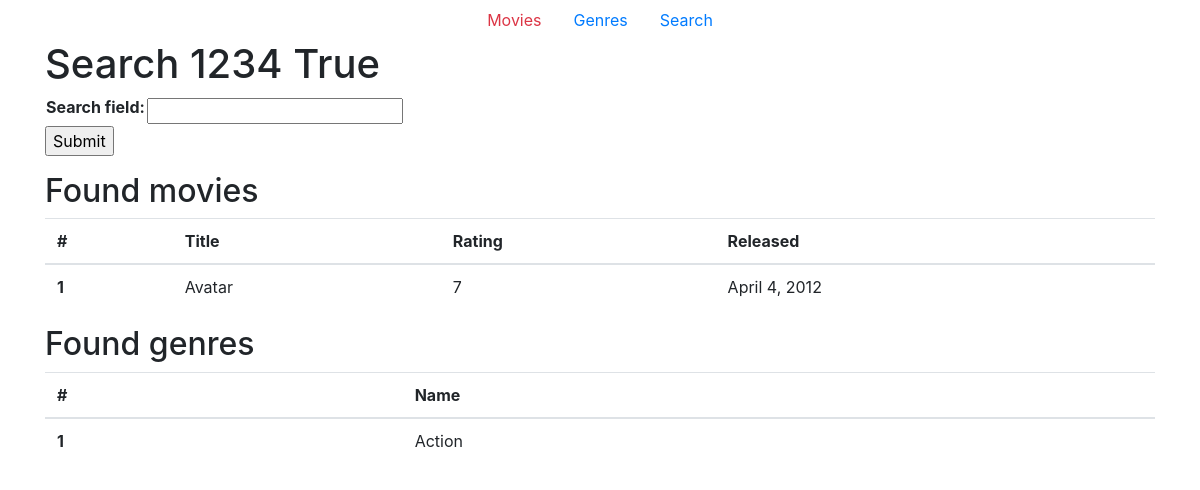
Page /search (signed in) on the earlier database version.
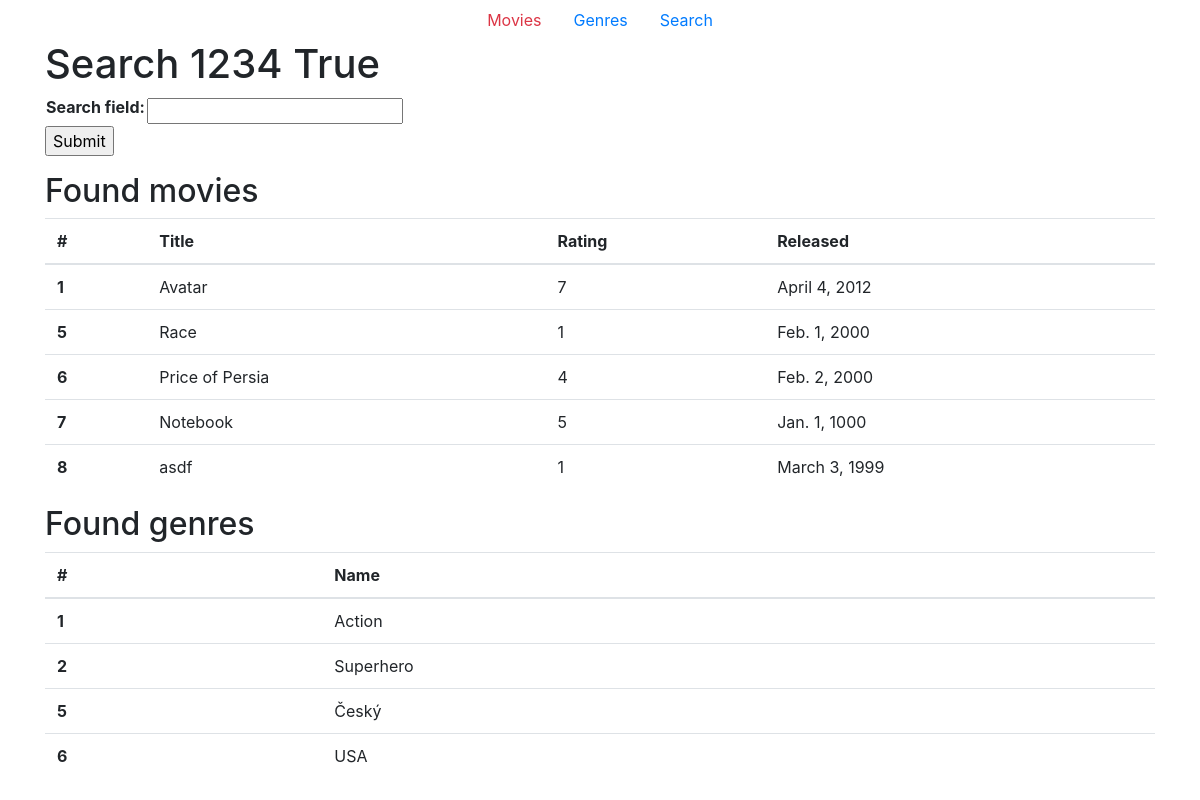
Same page on the later database version.
### viewer/models.py (models this page shows)
class Movie(Model):
  title = CharField(max_length=128)
  genre = ForeignKey(Genre, on_delete=DO_NOTHING)
  rating = IntegerField()
  released = DateField()
  description = TextField(default="no description")
  created = DateTimeField(auto_now_add=True)

class Genre(Model):
  name = CharField(max_length=128)

### viewer/views.py (the view)
# urls.py: path('search', search, name='search'),  # Class based view
@login_required
def search(request):
    to_find = request.GET.get("search_field", "")
    return render(
        request, template_name='search.html', context={
            "movies": Movie.objects.filter(title__contains=to_find),
            "genres": Genre.objects.filter(name__contains=to_find),
            "search_form": SearchForm,
        }
    )

### viewer/templates/search.html
{% extends 'base_alternative.html' %}
{% block content %}
    <h1>Search {{ request.user }} {{ request.user.is_authenticated }}</h1>
    <form action="{% url 'search' %}" method="GET">
    <table>{{ search_form }}</table>
        <input type="submit">
    </form>
    <h2>Found movies</h2>
    <table class="table">
  <thead>
    <tr>
      <th scope="col">#</th>
      <th scope="col">Title</th>
      <th scope="col">Rating</th>
      <th scope="col">Released</th>
    </tr>
  </thead>
  <tbody>
    {% for movie in movies %}
    <tr>
          <th scope="row">{{ movie.pk }}</th>
          <td>{{ movie.title }}</td>
          <td>{{ movie.rating }}</td>
          <td>{{ movie.released }}</td>
    </tr>
    {% endfor %}
  </tbody>
</table>
    <h2>Found genres</h2>
    <table class="table">
  <thead>
    <tr>
      <th scope="col">#</th>
      <th scope="col">Name</th>
    </tr>
  </thead>
  <tbody>
    {% for genre in genres %}
    <tr>
          <th scope="row">{{ genre.pk }}</th>
          <td>{{ genre.name }}</td>
    </tr>
    {% endfor %}
  </tbody>
</table>
{% endblock %}

Differences in the rows shown:
added Movie: pk "5", title "Race", rating "1", released "Feb. 1, 2000"
added Movie: pk "6", title "Price of Persia", rating "4", released "Feb. 2, 2000"
added Movie: pk "7", title "Notebook", rating "5", released "Jan. 1, 1000"
added Movie: pk "8", title "asdf", rating "1", released "March 3, 1999"
added Genre: pk "2", name "Superhero"
added Genre: pk "5", name "Český"
added Genre: pk "6", name "USA"
